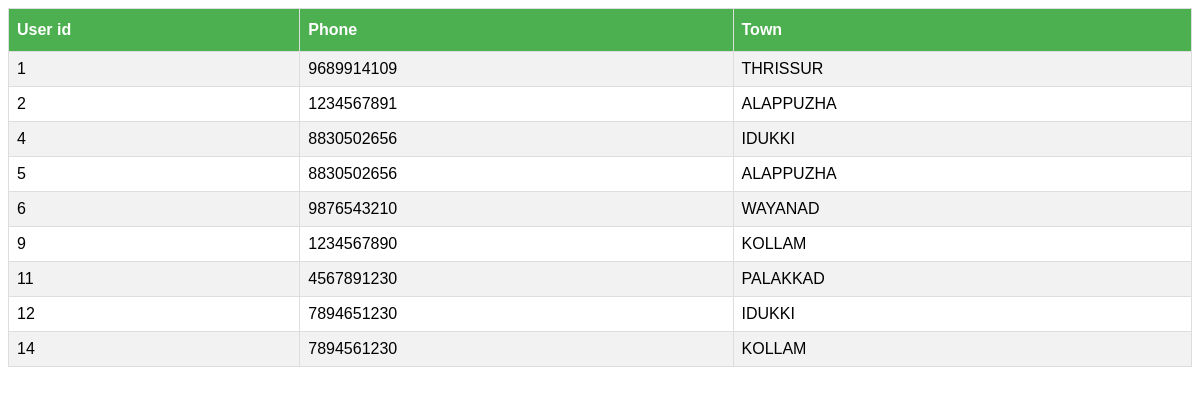
Screenshot of /userinfo with the database file from the repository.
### accounts/models.py (models this page shows)
class extendeduser(models.Model):
    phone=models.CharField(max_length=12)
    cat=models.CharField(max_length=10)
    town=models.CharField(max_length=50)
    user=models.OneToOneField(User,on_delete=models.CASCADE)

### accounts/views.py (the view)
# urls.py: path('userinfo', views.userinfo,name='userinfo') ,
def userinfo(request):
    userdata=[]
    urs=extendeduser.objects.values('phone','cat','town','user')
    for i in urs:
        userdata.append(i)
    userdata={'userdata':userdata}
    return render(request,'accounts/userinfo.html',userdata)

### accounts/templates/accounts/userinfo.html (shortened to what this page needs)
<!DOCTYPE html>
<html lang="en">
<head>
</head>
<body>
<table id="customers">
  <tr>
    <th>User id</th>
    <th>Phone</th>
    <th>Town</th>
  </tr>
	{% for i in userdata %}
  		<tr>
    		<td>{{i.user}}</td>
    		<td>{{i.phone}}</td>
    		<td>{{i.town}}</td>
  		</tr>
 	{% endfor %}
</table>
</body>
</html>

### accounts/templates/accounts/userinfo.html (style rules this page uses)
#customers { font-family: "Trebuchet MS", Arial, Helvetica, sans-serif; border-collapse: collapse; width: 100%; }
#customers td, #customers th { border: 1px solid #ddd; padding: 8px; }
#customers tr:nth-child(even) { background-color: #f2f2f2; }
#customers th { padding-top: 12px; padding-bottom: 12px; text-align: left; background-color: #4CAF50; color: white; }

### rows the page displays
extendeduser: user "1", phone "9689914109", town "THRISSUR"
extendeduser: user "2", phone "1234567891", town "ALAPPUZHA"
extendeduser: user "4", phone "8830502656", town "IDUKKI"
extendeduser: user "5", phone "8830502656", town "ALAPPUZHA"
extendeduser: user "6", phone "9876543210", town "WAYANAD"
extendeduser: user "9", phone "1234567890", town "KOLLAM"
extendeduser: user "11", phone "4567891230", town "PALAKKAD"
extendeduser: user "12", phone "7894651230", town "IDUKKI"
extendeduser: user "14", phone "7894561230", town "KOLLAM"
